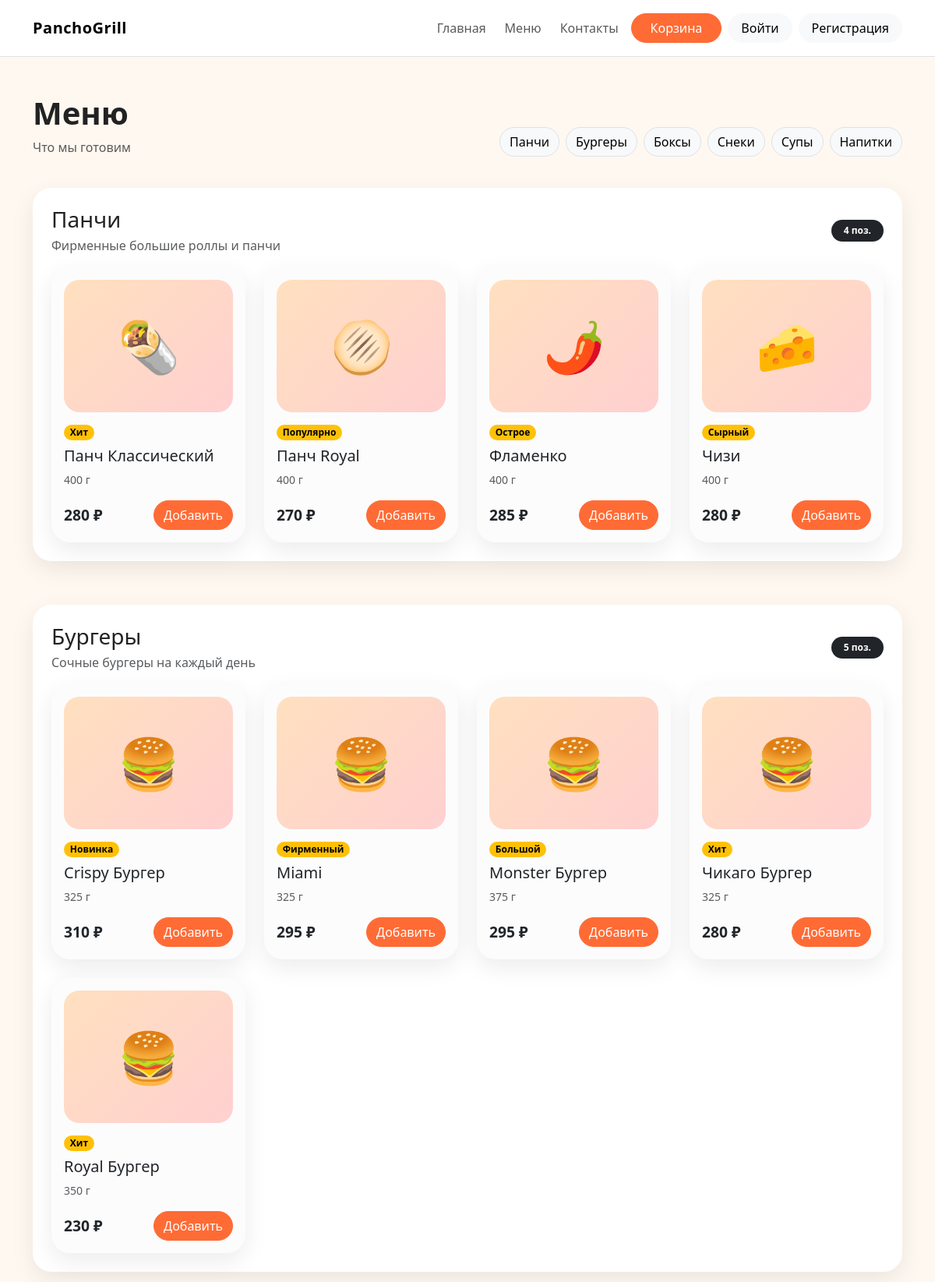
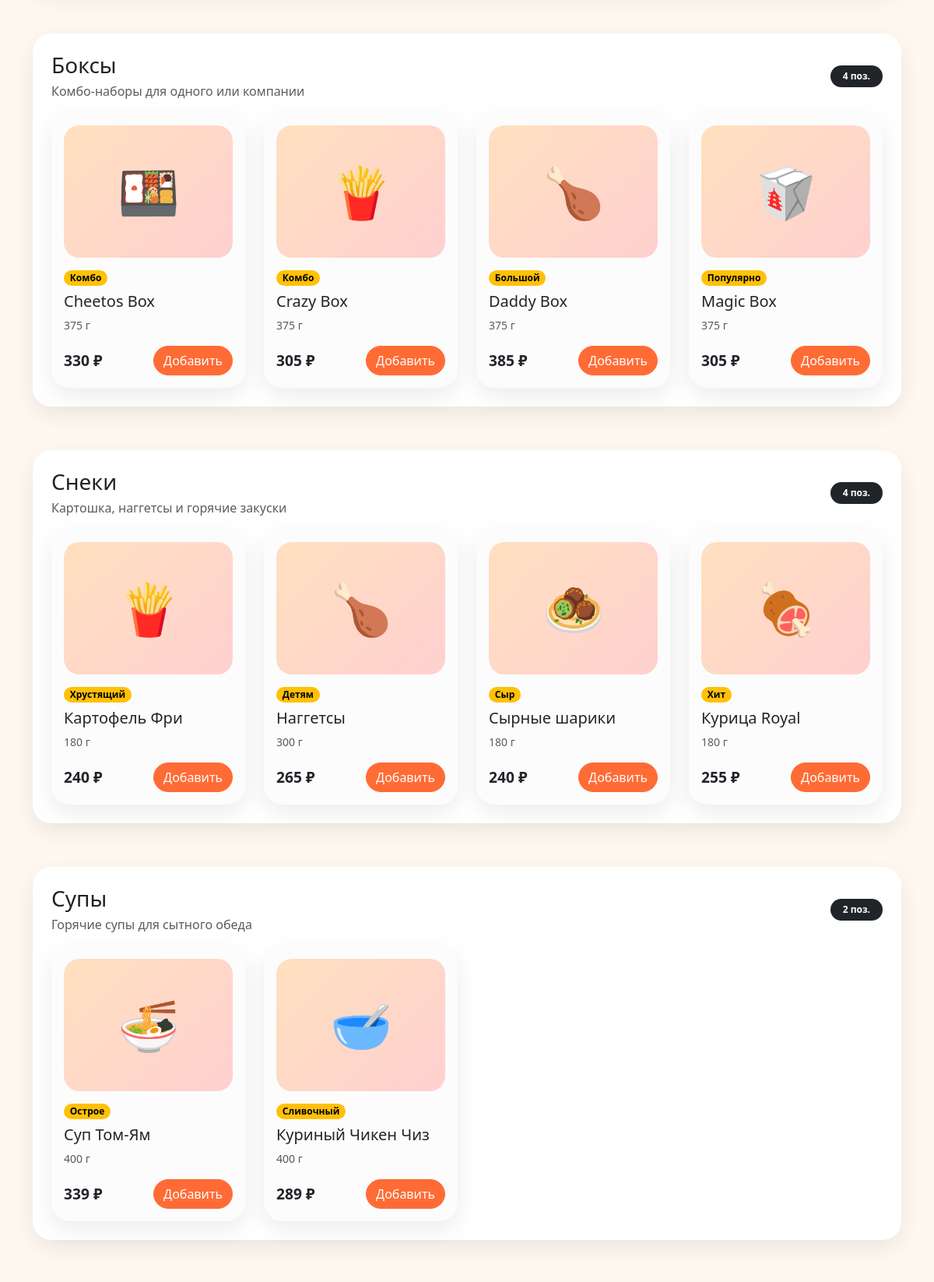
The app's page /menu/ (upper part) with its own data (2 pictures, top to bottom).
### main/models.py (models this page shows, shortened)
class Category(models.Model):
    slug = models.SlugField(unique=True)
    title = models.CharField(max_length=100)
    description = models.TextField()
    class Meta:
        ordering = ["id"]
    @property
    def items(self):
        return self.menu_items.all()

class MenuItem(models.Model):
    category = models.ForeignKey(Category, related_name="menu_items", on_delete=models.CASCADE)
    name = models.CharField(max_length=120)
    price = models.PositiveIntegerField()
    weight = models.CharField(max_length=30)
    badge = models.CharField(max_length=50)
    image = models.CharField(max_length=20)
    class Meta:
        ordering = ["id"]

### main/views.py (the view)
# urls.py: path("menu/", views.menu, name="menu"),
def menu(request):
    context = _build_context()
    context["page_title"] = "Меню"
    return render(request, "menu.html", context)

### main/views.py (called while the page is built)
def _build_context():
    categories = Category.objects.prefetch_related("menu_items")
    contacts = ContactInfo.objects.first()
    featured_items = MenuItem.objects.select_related("category")[:8]
    promos = Promo.objects.all()
    cart_items = CartItem.objects.select_related("menu_item")
    return {
        "categories": categories,
        "promos": promos,
        "contacts": contacts,
        "featured_items": featured_items,
        "cart_items": cart_items,
    }

### main/templates/menu.html (shortened to what this page needs)
{% extends 'base.html' %}
{% block content %}
<section class="container py-5">
    <div class="d-flex flex-column flex-lg-row justify-content-between align-items-lg-end gap-3 mb-4">
        <div>
            <h1 class="section-title mb-2">Меню</h1>
            <p class="text-muted mb-0">Что мы готовим</p>
        </div>
        <div class="d-flex flex-wrap gap-2">
            {% for category in categories %}
                <a class="btn btn-light border rounded-pill" href="#{{ category.slug }}">{{ category.title }}</a>
            {% endfor %}
        </div>
    </div>
    {% for category in categories %}
        <section id="{{ category.slug }}" class="category-anchor py-3">
            <div class="category-card bg-white p-4 mb-4">
                <div class="d-flex justify-content-between align-items-center flex-wrap gap-3 mb-3">
                    <div>
                        <h2 class="h3 mb-1">{{ category.title }}</h2>
                        <p class="text-muted mb-0">{{ category.description }}</p>
                    </div>
                    <span class="badge text-bg-dark rounded-pill px-3 py-2">{{ category.items|length }} поз.</span>
                </div>
                <div class="row g-4">
                    {% for item in category.items %}
                        <div class="col-md-6 col-xl-3">
                            <div class="card food-card h-100 p-3 bg-light-subtle">
                                <div class="food-image mb-3">{{ item.image }}</div>
                                <div class="badge text-bg-warning rounded-pill align-self-start mb-2">{{ item.badge }}</div>
                                <h5>{{ item.name }}</h5>
                                <div class="text-muted small mb-3">{{ item.weight }}</div>
                                <div class="mt-auto d-flex justify-content-between align-items-center">
                                    <span class="price">{{ item.price }} ₽</span>
                                    <form method="post" action="{% url 'add_to_cart' item.id %}">
										<button type="submit" class="btn btn-brand rounded-pill">Добавить</button>
									</form>
                                </div>
                            </div>
                        </div>
                    {% endfor %}
                </div>
            </div>
        </section>
    {% endfor %}
</section>
{% endblock %}

### main/static/css/styles.css (style rules this page uses)
html, body { height: 100%; }
body { min-height: 100vh; display: flex; flex-direction: column; background: #fff8f1; color: #222; }
.food-card, .promo-card, .contact-card, .checkout-card, .cart-card, .category-card { border: 0; border-radius: 24px; box-shadow: 0 10px 30px rgba(0,0,0,.08); }
.food-image { height: 170px; display: flex; align-items: center; justify-content: center; font-size: 4rem; border-radius: 20px; background: linear-gradient(135deg, #ffe0bf, #ffd0d0); }
.section-title { font-weight: 800; }
.price { font-weight: 800; font-size: 1.2rem; }
.category-anchor { scroll-margin-top: 100px; }
.btn-brand { background: #ff6b35; border-color: #ff6b35; color: #fff; }

### records on screen
Category: title "Панчи", description "Фирменные большие роллы и панчи", items|length "4"
Category: title "Бургеры", description "Сочные бургеры на каждый день", items|length "5"
Category: title "Боксы", description "Комбо-наборы для одного или компании", items|length "4"
Category: title "Снеки", description "Картошка, наггетсы и горячие закуски", items|length "4"
Category: title "Супы", description "Горячие супы для сытного обеда", items|length "2"
Category: title "Напитки"
MenuItem: image "🌯", badge "Хит", name "Панч Классический", weight "400 г", price "280"
MenuItem: image "🫓", badge "Популярно", name "Панч Royal", weight "400 г", price "270"
MenuItem: image "🌶️", badge "Острое", name "Фламенко", weight "400 г", price "285"
MenuItem: image "🧀", badge "Сырный", name "Чизи", weight "400 г", price "280"
MenuItem: image "🍔", badge "Новинка", name "Crispy Бургер", weight "325 г", price "310"
MenuItem: image "🍔", badge "Фирменный", name "Miami", weight "325 г", price "295"
MenuItem: image "🍔", badge "Большой", name "Monster Бургер", weight "375 г", price "295"
MenuItem: image "🍔", badge "Хит", name "Чикаго Бургер", weight "325 г", price "280"
MenuItem: image "🍔", badge "Хит", name "Royal Бургер", weight "350 г", price "230"
MenuItem: image "🍱", badge "Комбо", name "Cheetos Box", weight "375 г", price "330"
MenuItem: image "🍟", badge "Комбо", name "Crazy Box", weight "375 г", price "305"
MenuItem: image "🍗", badge "Большой", name "Daddy Box", weight "375 г", price "385"
MenuItem: image "🥡", badge "Популярно", name "Magic Box", weight "375 г", price "305"
MenuItem: image "🍟", badge "Хрустящий", name "Картофель Фри", weight "180 г", price "240"
MenuItem: image "🍗", badge "Детям", name "Наггетсы", weight "300 г", price "265"
MenuItem: image "🧆", badge "Сыр", name "Сырные шарики", weight "180 г", price "240"
MenuItem: image "🍖", badge "Хит", name "Курица Royal", weight "180 г", price "255"
MenuItem: image "🍜", badge "Острое", name "Суп Том-Ям", weight "400 г", price "339"
MenuItem: image "🥣", badge "Сливочный", name "Куриный Чикен Чиз", weight "400 г", price "289"
